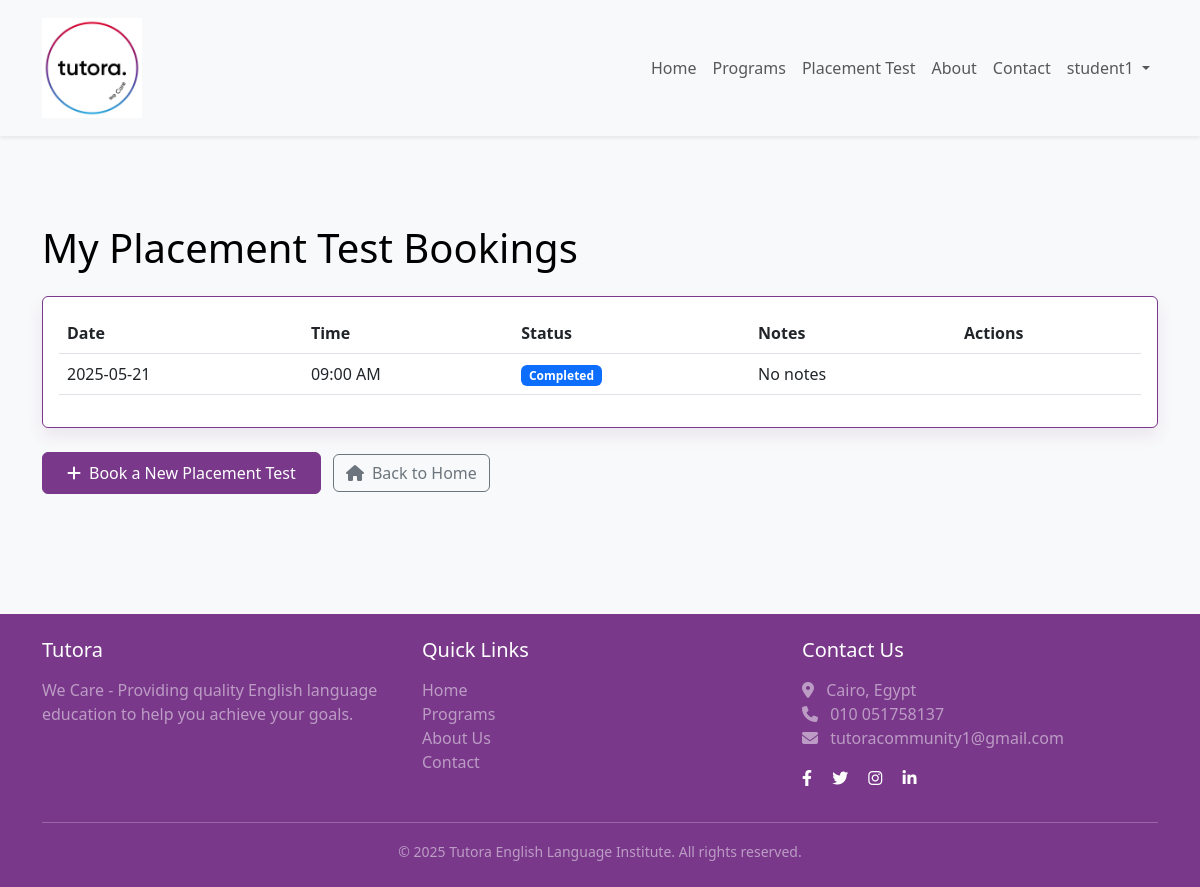
Screenshot of /bookings/my-bookings (signed in) with the database file from the repository.
### app/models/user.py (models this page shows, shortened)
class User(UserMixin, db.Model):
    id = db.Column(db.Integer, primary_key=True)
    username = db.Column(db.String(64), index=True, unique=True)
    email = db.Column(db.String(120), index=True, unique=True)
    password_hash = db.Column(db.String(128))
    first_name = db.Column(db.String(64))
    last_name = db.Column(db.String(64))
    phone = db.Column(db.String(20))
    is_admin = db.Column(db.Boolean, default=False)
    created_at = db.Column(db.DateTime, default=datetime.utcnow)
    enrollments = db.relationship('CourseEnrollment', backref='student', lazy='dynamic')
    bookings = db.relationship('Booking', backref='student', lazy='dynamic')
    @property
    def is_administrator(self):
        return self.is_admin

### app/models/booking.py (models this page shows, shortened)
class Booking(db.Model):
    id = db.Column(db.Integer, primary_key=True)
    user_id = db.Column(db.Integer, db.ForeignKey('user.id'), nullable=False)
    booking_date = db.Column(db.DateTime, nullable=False)
    booking_time = db.Column(db.String(10), nullable=False)  # Format: "HH:MM AM/PM"
    status = db.Column(db.String(20), default='pending')  # pending, confirmed, cancelled, completed
    notes = db.Column(db.Text)
    created_at = db.Column(db.DateTime, default=datetime.utcnow)
    updated_at = db.Column(db.DateTime, default=datetime.utcnow, onupdate=datetime.utcnow)

### app/routes/bookings.py (the view)
@bp.route('/my-bookings')
@login_required
def my_bookings():
    bookings = Booking.query.filter_by(user_id=current_user.id).order_by(Booking.booking_date.desc()).all()
    return render_template('bookings/my_bookings.html', title='My Bookings', bookings=bookings)

### app/models/user.py (called while the page is built)
@login.user_loader
def load_user(id):
    return User.query.get(int(id))

### app/templates/bookings/my_bookings.html (shortened to what this page needs)
{% extends 'base.html' %}
{% block content %}
<div class="container py-5">
    <h1 class="mb-4">My Placement Test Bookings</h1>
    {% if bookings %}
        <div class="card">
            <div class="card-body">
                <div class="table-responsive">
                    <table class="table table-hover">
                        <thead>
                            <tr>
                                <th>Date</th>
                                <th>Time</th>
                                <th>Status</th>
                                <th>Notes</th>
                                <th>Actions</th>
                            </tr>
                        </thead>
                        <tbody>
                            {% for booking in bookings %}
                                <tr>
                                    <td>{{ booking.booking_date.strftime('%Y-%m-%d') }}</td>
                                    <td>{{ booking.booking_time }}</td>
                                    <td>
                                        {% if booking.status == 'pending' %}
                                            <span class="badge bg-warning text-dark">Pending</span>
                                        {% elif booking.status == 'confirmed' %}
                                            <span class="badge bg-success">Confirmed</span>
                                        {% elif booking.status == 'cancelled' %}
                                            <span class="badge bg-danger">Cancelled</span>
                                        {% elif booking.status == 'completed' %}
                                            <span class="badge bg-primary">Completed</span>
                                        {% endif %}
                                    </td>
                                    <td>{{ booking.notes or 'No notes' }}</td>
                                    <td>
                                    </td>
                                </tr>
                            {% endfor %}
                        </tbody>
                    </table>
                </div>
            </div>
        </div>
    {% else %}
        <div class="alert alert-info">
            <p>You don't have any placement test bookings yet.</p>
        </div>
    {% endif %}
    <div class="mt-4">
        <a href="{{ url_for('bookings.book_placement_test') }}" class="btn btn-primary">
            <i class="fas fa-plus me-2"></i>Book a New Placement Test
        </a>
        <a href="{{ url_for('main.index') }}" class="btn btn-outline-secondary ms-2">
            <i class="fas fa-home me-2"></i>Back to Home
        </a>
    </div>
</div>
{% endblock %}

### app/templates/base.html (shortened to what this page needs)
<!DOCTYPE html>
<html lang="en">
<head>
    <link href="https://cdn.jsdelivr.net/npm/bootstrap@5.3.0/dist/css/bootstrap.min.css" rel="stylesheet">
    <link rel="stylesheet" href="https://cdnjs.cloudflare.com/ajax/libs/font-awesome/6.4.0/css/all.min.css">
    <link rel="stylesheet" href="{{ url_for('static', filename='css/style.css') }}">
</head>
<body>
    <nav class="navbar navbar-expand-lg navbar-light bg-light shadow-sm sticky-top">
        <div class="container">
            <a class="navbar-brand d-flex align-items-center" href="{{ url_for('main.index') }}">
                <img src="{{ url_for('static', filename='images/logo.jpg') }}" alt="Tutora Logo" class="navbar-logo">
            </a>
            <div class="collapse navbar-collapse" id="navbarNav">
                <ul class="navbar-nav ms-auto">
                    <li class="nav-item">
                        <a class="nav-link {% if request.endpoint == 'main.index' %}active{% endif %}" href="{{ url_for('main.index') }}">Home</a>
                    </li>
                    <li class="nav-item">
                        <a class="nav-link {% if request.endpoint == 'main.programs' %}active{% endif %}" href="{{ url_for('main.programs') }}">Programs</a>
                    </li>
                    <li class="nav-item">
                        <a class="nav-link {% if request.endpoint == 'bookings.book_placement_test' %}active{% endif %}" href="{{ url_for('bookings.book_placement_test') }}">Placement Test</a>
                    </li>
                    <li class="nav-item">
                        <a class="nav-link {% if request.endpoint == 'main.about' %}active{% endif %}" href="{{ url_for('main.about') }}">About</a>
                    </li>
                    <li class="nav-item">
                        <a class="nav-link {% if request.endpoint == 'main.contact' %}active{% endif %}" href="{{ url_for('main.contact') }}">Contact</a>
                    </li>
                    {% if current_user.is_anonymous %}
                        <li class="nav-item">
                            <a class="nav-link {% if request.endpoint == 'auth.login' %}active{% endif %}" href="{{ url_for('auth.login') }}">Login</a>
                        </li>
                        <li class="nav-item">
                            <a class="nav-link {% if request.endpoint == 'auth.register' %}active{% endif %}" href="{{ url_for('auth.register') }}">Register</a>
                        </li>
                    {% else %}
                        <li class="nav-item dropdown">
                            <a class="nav-link dropdown-toggle" href="#" id="navbarDropdown" role="button" data-bs-toggle="dropdown">
                                {{ current_user.username }}
                            </a>
                        </li>
                    {% endif %}
                </ul>
            </div>
        </div>
    </nav>
    <main class="py-4">
        {% block content %}{% endblock %}
    </main>
    <footer class="bg-purple text-white py-4 mt-5">
        <div class="container">
            <div class="row">
                <div class="col-md-4 mb-3">
                    <h5 class="mb-3">Tutora</h5>
                    <p class="text-white-50">We Care - Providing quality English language education to help you achieve your goals.</p>
                </div>
                <div class="col-md-4 mb-3">
                    <h5 class="mb-3">Quick Links</h5>
                    <ul class="list-unstyled">
                        <li><a href="{{ url_for('main.index') }}" class="text-decoration-none text-white-50 hover-white">Home</a></li>
                        <li><a href="{{ url_for('main.programs') }}" class="text-decoration-none text-white-50 hover-white">Programs</a></li>
                        <li><a href="{{ url_for('main.about') }}" class="text-decoration-none text-white-50 hover-white">About Us</a></li>
                        <li><a href="{{ url_for('main.contact') }}" class="text-decoration-none text-white-50 hover-white">Contact</a></li>
                    </ul>
                </div>
                <div class="col-md-4 mb-3">
                    <h5 class="mb-3">Contact Us</h5>
                    <ul class="list-unstyled text-white-50">
                        <li><i class="fas fa-map-marker-alt me-2"></i> Cairo, Egypt</li>
                        <li><i class="fas fa-phone me-2"></i> 010 051758137</li>
                        <li><i class="fas fa-envelope me-2"></i> tutoracommunity1@gmail.com</li>
                    </ul>
                    <div class="mt-3">
                        <a href="#" class="text-decoration-none text-white me-3"><i class="fab fa-facebook-f"></i></a>
                        <a href="#" class="text-decoration-none text-white me-3"><i class="fab fa-twitter"></i></a>
                        <a href="#" class="text-decoration-none text-white me-3"><i class="fab fa-instagram"></i></a>
                        <a href="#" class="text-decoration-none text-white"><i class="fab fa-linkedin-in"></i></a>
                    </div>
                </div>
            </div>
            <hr class="my-3 border-light">
            <div class="text-center text-white-50">
                <small>&copy; {{ now.year }} Tutora English Language Institute. All rights reserved.</small>
            </div>
        </div>
    </footer>
</body>
</html>

### app/static/css/style.css (style rules this page uses)
body { font-family: 'Segoe UI', Tahoma, Geneva, Verdana, sans-serif; color: #000000; background-color: #f8f9fa; }
.navbar { padding: 0.8rem 1rem; }
.navbar-logo { max-height: 100px; width: auto; }
.card { border: 1px solid #79388a; box-shadow: 0 0.5rem 1rem rgba(121, 56, 138, 0.1); transition: transform 0.3s; margin-bottom: 1.5rem; }
.btn-primary { padding: 0.5rem 1.5rem; background-color: #79388a; border-color: #79388a; }
footer { background-color: #79388a; }
.bg-purple { background-color: #79388a !important; }

### rows the page displays
User: username "student1"
Booking: booking_date "2025-05-21", booking_time "09:00 AM", status "Completed", notes "No notes"
